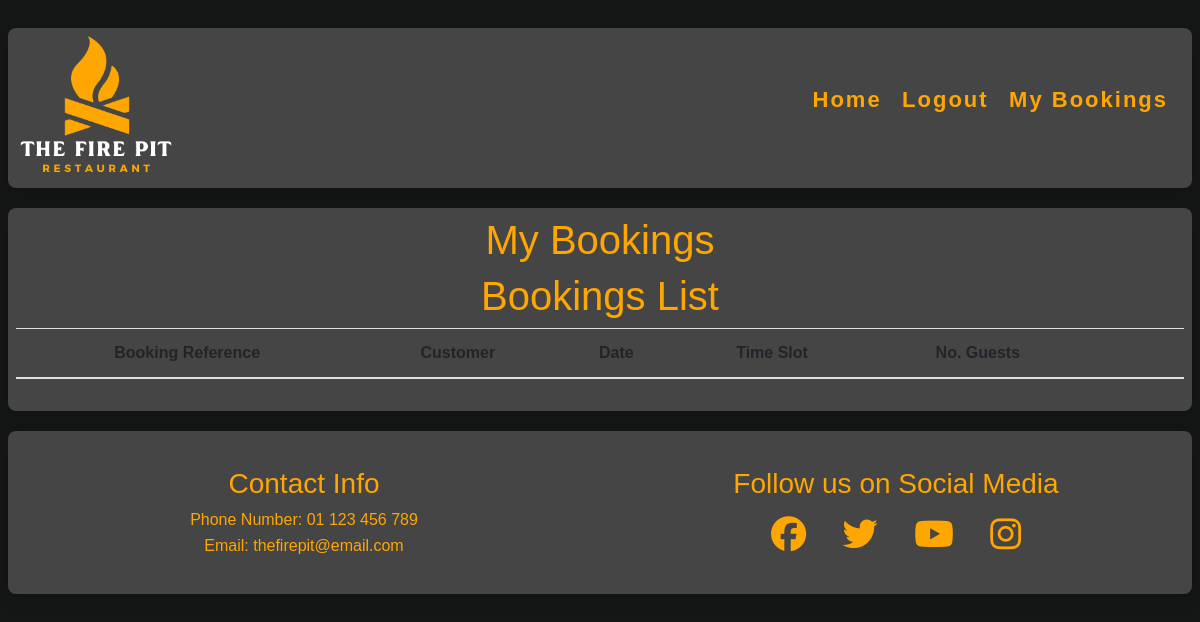
/booking/bookings (signed in), run on an earlier commit of the app's database.
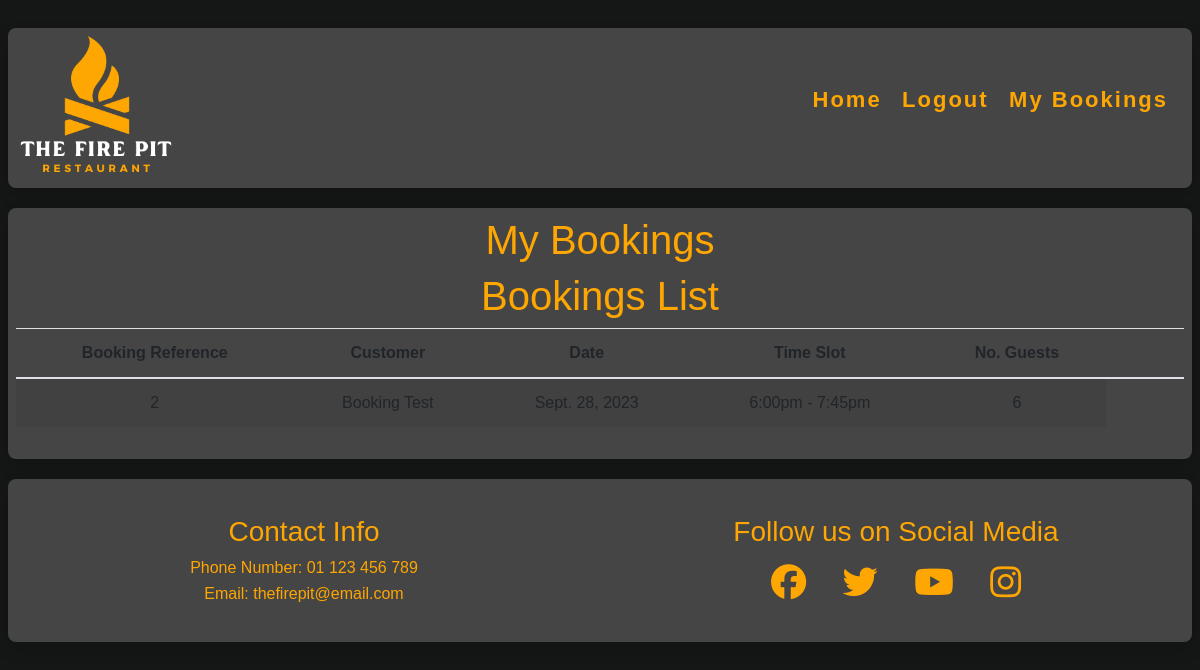
And on a later commit of the database.
### booking/models.py (models this page shows, shortened)
class Booking(models.Model):
    customer = models.ForeignKey(
        User, on_delete=models.CASCADE, related_name="booking_customer")
    booking_name = models.CharField(max_length=25)
    tables_needed = models.CharField(max_length=40)
    guest_count = models.IntegerField(default=2)
    booking_date = models.DateField()
    booking_time = models.IntegerField(choices=TIME_SLOTS, default=1)
    class Meta:
        ordering = ['booking_date', 'booking_time']

### booking/views.py (the view, shortened to what this page needs)
# urls.py: path('bookings', booking_home_page.as_view(), name='booking_home')
class booking_home_page(LoginRequiredMixin, ListView):
    model = Booking
    template_name = 'booking/booking_home.html'

### booking/templates/booking/booking_home.html
{% extends "base.html" %}
{% load static %}
{% block content %}
<div class='content-block'>
    <h1>My Bookings</h1>
    <div>
        <h1 class="text-center">Bookings List</h1>
        <table class="table table-striped table-hover">
            <thead>
                <tr>
                    <th>Booking Reference</th>
                    <th>Customer</th>
                    <th>Date</th>
                    <th>Time Slot</th>
                    <th>No. Guests</th>
                    <th><span class="sr-only">Edit Button Column</span></th>
                    <th><span class="sr-only">Delete Button Column</span></th>
                </tr>
            </thead>
            {% for booking in object_list %}
            <tbody>
                <tr>
                    <td>
                        {{ booking.pk }}
                    </td>
                    <td>
                        {{ booking.booking_name }}
                    </td>
                    <td>
                        {{ booking.booking_date }}
                    </td>
                    <td>
                        {{ booking.get_booking_time_display }}
                    </td>
                    <td>
                        {{ booking.guest_count }}
                    </td>
                </tr>
            </tbody>
            {% endfor %}
        </table>
    </div>
</div>
{%endblock%}

### templates/base.html (shortened to what this page needs)
{% load static %}
<!DOCTYPE html>
<html lang="en">
<head>
    {% block css %}
    <link rel="stylesheet" href="https://cdn.jsdelivr.net/npm/bootstrap@4.6.2/dist/css/bootstrap.min.css">
    <link rel="stylesheet" href="{% static 'css/style.css' %}">
    {% endblock %}
</head>
<body>
    {% include 'includes/header.html' %}
    <main>
        <div class="shadow">
        {% block content %}
        {% endblock content %}
        </div>
    </main>
    {% include 'includes/footer.html' %}
</body>
</html>

### templates/includes/header.html (shortened to what this page needs)
{% load static %}
<header class="shadow">
    <a href="{% url 'home' %}">
        <img src="{% static 'images/the_fire_pit_logo.png' %}" alt="The Fire Pit Logo" id="logo">
    </a>
    <nav id="menu">
        <ul>
            <li>
                <a href="{% url 'home' %}">Home</a>
            </li>
            {% if user.is_authenticated %}
            <li>
                <a href="{% url 'account_logout' %}">Logout</a>
            </li>
            <li>
                <a href="{% url 'booking_home' %}">My Bookings</a>
            </li>
            {% endif %}
        </ul>
    </nav>
</header>

### templates/includes/footer.html (shortened to what this page needs)
{% load static %}
<footer class="shadow">
    <div class="contact-info align-center">
        <h3>Contact Info</h3>
        <p>Phone Number: 01 123 456 789</p>
        <p>Email: thefirepit@email.com</p>
    </div>
    <div class="social-media align-center">
        <h3>Follow us on Social Media</h3>
        <ul>
            <li><a href="https://facebook.com" target="_blank" rel="noopener"
                    aria-label="Visit our Facebook page (opens a new tab)"><i class="fa-brands fa-facebook"></i></a>
            </li>
            <li><a href="https://twitter.com" target="_blank" rel="noopener"
                    aria-label="Visit our Twitter page (opens a new tab)"><i class="fa-brands fa-twitter"></i></a>
            </li>
            <li><a href="https://youtube.com" target="_blank" rel="noopener"
                    aria-label="Visit our youtube page (opens a new tab)"><i class="fa-brands fa-youtube"></i></a>
            </li>
            <li><a href="https://instagram.com" target="_blank" rel="noopener"
                    aria-label="Visit our Instagram page (opens a new tab)"><i class="fa-brands fa-instagram"></i></a>
            </li>
        </ul>
    </div>
</footer>

### static/css/style.css (style rules this page uses)
body { font-family: Nunito, sans-serif; font-weight: 300; background-color: #151616; color: #fea601; max-width: 1200px; padding: 8px; width: 100%; margin: auto; }
.align-center { text-align: center; }
.shadow { border-radius: 8px; box-shadow: 4px 4px; margin-top: 20px; background-color: #454545 }
header { display: flex; background-color: #454545; width: 100%; margin: auto; max-height: 160px; }
header ul { padding: 0; }
#logo { margin-left: 8px; max-height: 160px; }
#menu { text-align: right; display: flex; justify-content: flex-end; align-items: center; width: 100%; }
#menu li { display: block; height: 100%; margin: 20px 24px; letter-spacing: 2px; line-height: 16px; font-size: 22px; list-style-type: none; }
#menu a { text-decoration: none; color: #fea601; font-weight: bold; }
footer { display: flex; flex-direction: column; background-color: #151616; width: 100%; margin: auto; padding: 0 0 16px; }
footer h3 { margin-top: 6%; margin-bottom: 8px; }
footer ul { padding: 8px; }
.contact-info { color: #fea601; width: 100%; }
.contact-info p { margin: 2px; }
.social-media { color: #fea601; width: 100%; justify-content: center; }
.social-media li { padding: 16px; display: inline; }
.social-media i { font-size: 220%; text-decoration: none; color: #fea601; }
.content-block { width: 100%; padding: 8px; margin: auto; padding-bottom: 16px; text-align: center; }
ul { padding: 0; }
ul li { list-style-type: none; }
@media only screen and (min-width: 650px) { #menu li { display: inline-block; margin: 8px; } }
@media only screen and (min-width: 650px) { #menu ul { margin-right: 16px; } }
@media only screen and (min-width: 650px) { footer { display: flex; justify-content: space-between; flex-direction: row; } }

What changed in the data, as far as the page shows it:
added Booking: pk "2", booking_name "Booking Test", booking_date "Sept. 28, 2023", booking_time "6:00pm - 7:45pm", guest_count "6"
